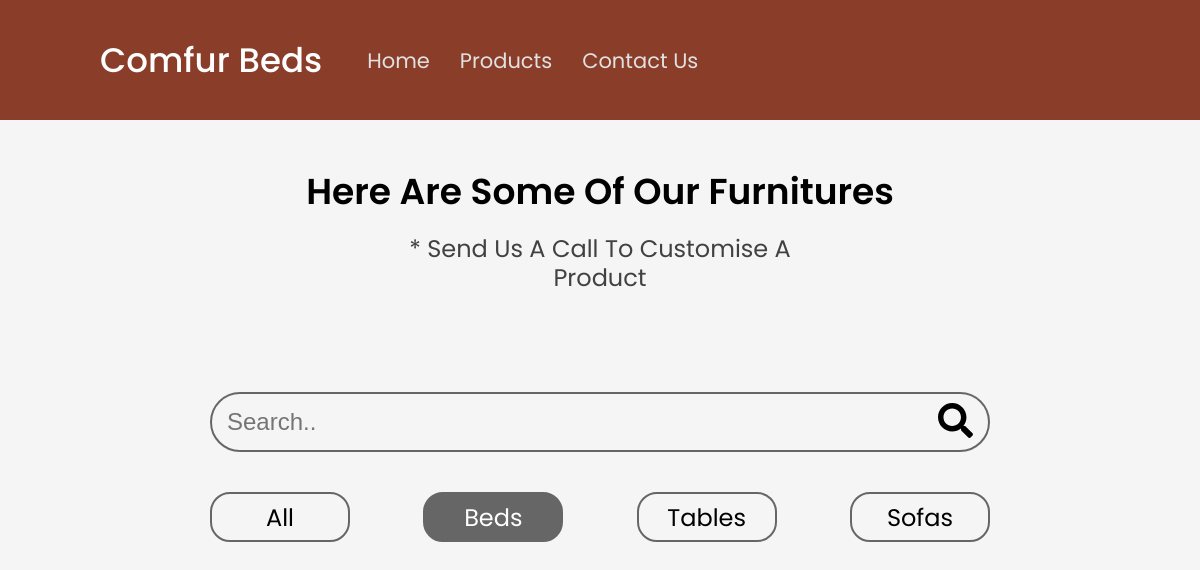
The app's page /products/bed/, older data.
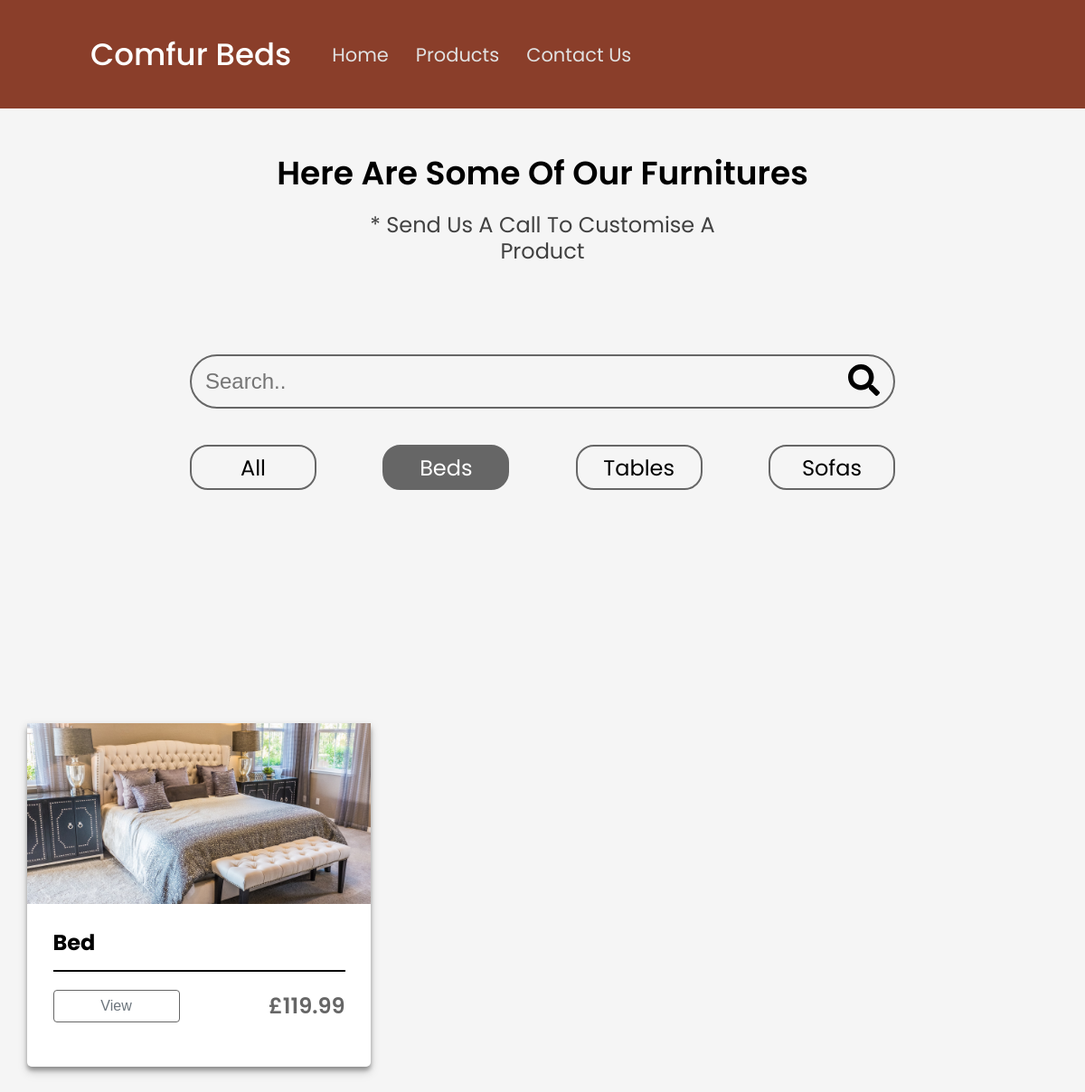
The same page, newer data.
### product/models.py (models this page shows, shortened)
class Product(models.Model):
    thumbnail = models.ImageField(upload_to="product_thumbnails")
    cover = models.ImageField(upload_to="product_covers")
    sub_cover1 = models.ImageField(
        upload_to="cub_covers", blank=True, null=True)
    sub_cover2 = models.ImageField(
        upload_to="cub_covers", blank=True, null=True)
    sub_cover3 = models.ImageField(
        upload_to="cub_covers", blank=True, null=True)
    sub_cover4 = models.ImageField(
        upload_to="cub_covers", blank=True, null=True)
    name = models.CharField(max_length=40)
    category = models.CharField(max_length=40, choices=CATEGORY_CHOICES)
    quality_one = models.CharField(
        max_length=100, default="", blank=True)
    quality_two = models.CharField(
        max_length=100, default="", blank=True)
    decription = models.TextField()
    price = models.DecimalField(decimal_places=2, max_digits=10000)
    width = models.IntegerField()
    height = models.IntegerField()
    length = models.IntegerField(blank=True, null=True)
    slug = models.SlugField(
        default="please-input-in-this-format", max_length=100)

### product/views.py (the view)
# urls.py: path("bed/", views.ProductBedListView.as_view(), name="bed"),
class ProductBedListView(ListView):
    template_name = "product/product_bed.html"
    queryset = Product.objects.filter(category="Beds")
    def get_context_data(self, **kwargs):
        context = super().get_context_data(**kwargs)
        context['filter'] = ProductFilter(
            self.request.GET, queryset=self.get_queryset())
        return context

### templates/product/product_bed.html (shortened to what this page needs)
{% extends 'base.html' %}
{% load static %}
  {% block head %}
  <link rel="stylesheet" href="{% static 'product/product.css' %}">
  {% endblock %}
  {% block content %}
  <div class="container">
    <div class="s1">
      <h2 class="s1-title">Here Are Some Of Our Furnitures</h2>
      <p class="s1-sub-title">* Send Us A Call To Customise A Product</p>
      <form method="GET"> {% csrf_token %}
        <div class="search-bar">
          {{ filter.form }}
          <button type="submit" class="search-btn"><img src="{% static 'product/imgs/search.svg' %}" alt="Mag" class="mag"></button>
        </div>
      </form>
      <div class="categories">
        <a href="{% url 'product' %}"><div class="all category-btn"><p class="category-test">All</p></div></a>
        <a href="{% url 'bed' %}"><div class="first_class active-btn category-btn"><p class="category-test">Beds</p></div></a>
        <a href="{% url 'table' %}"><div class="executive category-btn"><p class="category-test">Tables</p></div></a>
        <a href="{% url 'sofa' %}"><div class="business category-btn"><p class="category-test">Sofas</p></div></a>
      </div>
    </div>
    <div class="s2">
      <div class="card-group">
        {% for product in filter.qs %}
        <div class="card">
          <img src="{{ product.thumbnail.url }}" alt="Product" class="c-img">
          <h4 class="c-name">{{ product.name }}</h4>
          <hr class="c-line">
          <div class="bottom-card">
            <div class="btn-group">
              <a href="{% url 'product-detail' product.slug %}"><button class="c-btn c-left-btn btn">View</button></a>
            </div>
            <h3 class="c-price">£{{ product.price }}</h3>
          </div>
        </div>
        {% endfor %}
      </div>
    </div>
  </div>
  {% endblock %}

Row changes from the older to the newer data that the page shows:
added Product: thumbnail (picture), name "Bed", price "119.99"
